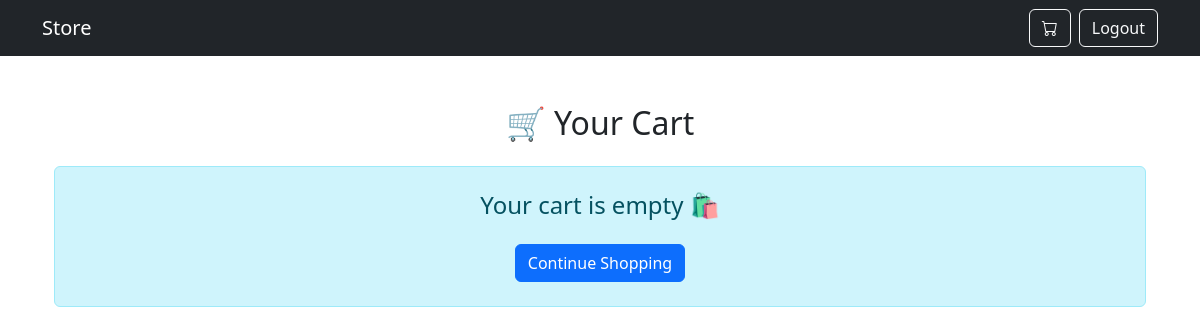
The page /api/cart/ (signed in) on the database as committed earlier.
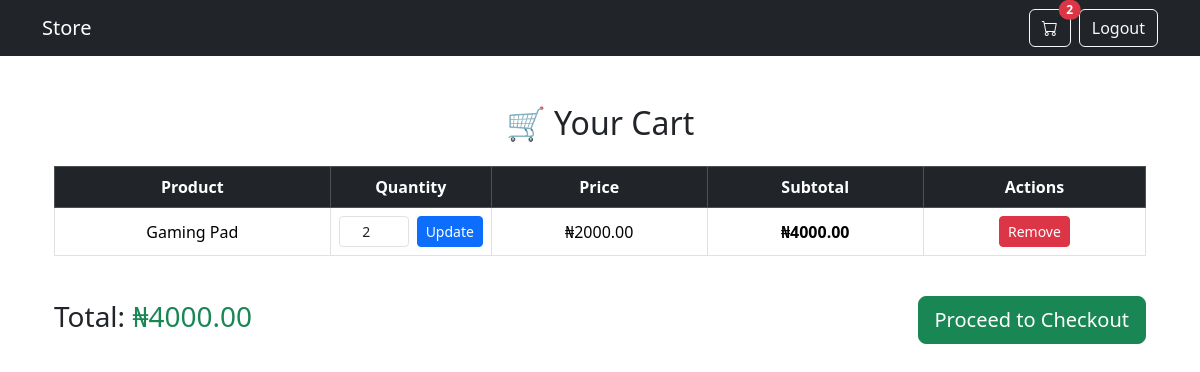
The same page on the database as committed later.
### cart/models.py (models this page shows)
class CartItem(models.Model):
    cart = models.ForeignKey(Cart, on_delete=models.CASCADE, related_name='items')
    product = models.ForeignKey(Product, on_delete=models.CASCADE)
    quantity = models.IntegerField(default=1)
    def subtotal(self):
        return self.product.price * self.quantity

### products/models.py (models this page shows, shortened)
class Product(models.Model):
    name = models.CharField(max_length=255)
    price = models.DecimalField(max_digits=10, decimal_places=2)
    description = models.TextField()
    image = models.ImageField(upload_to='products/')

### cart/views.py (the view)
# urls.py: path("", views.view_cart, name="view_cart"),
@login_required
def view_cart(request):
    cart = get_user_cart(request.user)
    items = cart.items.all() # all cartItems for this cart
    total = cart.total_price()
    return render(request, "cart/cart.html", {"cart": cart, "items": items, "total": total})

### cart/context_processors.py (called while the page is built)
def cart_item_count(request):
    if request.user.is_authenticated:
        cart, created = Cart.objects.get_or_create(user=request.user)
        return {'cart_item_count': sum(item.quantity for item in cart.items.all())}
    return {'cart_item_count': 0}

### cart/models.py (called while the page is built)
    def total_price(self):
        return sum(item.subtotal() for item in self.items.all())

### cart/views.py (called while the page is built)
def get_user_cart(user):
    cart, created = Cart.objects.get_or_create(user=user)
    return cart

### cart/templates/cart/cart.html (shortened to what this page needs)
{% extends 'base.html' %}
{% block content %}
<div class="container my-5">
  <h2 class="mb-4 text-center">🛒 Your Cart</h2>
  {% if items %}
    <div class="table-responsive">
      <table class="table table-bordered table-hover align-middle text-center">
        <thead class="table-dark">
          <tr>
            <th>Product</th>
            <th style="width: 150px;">Quantity</th>
            <th>Price</th>
            <th>Subtotal</th>
            <th>Actions</th>
          </tr>
        </thead>
        <tbody>
          {% for item in items %}
          <tr>
            <td>{{ item.product.name }}</td>
            <td>
              <form method="POST" action="{% url 'update_cart' item.id %}" class="d-flex justify-content-center align-items-center gap-2">
                <input type="number" name="quantity" value="{{ item.quantity }}" min="0" class="form-control form-control-sm text-center" style="width: 70px;">
                <button type="submit" class="btn btn-sm btn-primary">Update</button>
              </form>
            </td>
            <td>₦{{ item.product.price }}</td>
            <td><strong>₦{{ item.subtotal }}</strong></td>
            <td>
              <a href="{% url 'remove_from_cart' item.id %}" class="btn btn-sm btn-danger">Remove</a>
            </td>
          </tr>
          {% endfor %}
        </tbody>
      </table>
    </div>
    <div class="d-flex justify-content-between align-items-center mt-4">
      <h3>Total: <span class="text-success">₦{{ total }}</span></h3>
      <a href="{% url 'payment_process' %}" class="btn btn-lg btn-success">Proceed to Checkout</a>
    </div>
  {% else %}
    <div class="alert alert-info text-center p-4">
      <h4>Your cart is empty 🛍️</h4>
      <a href="{% url 'product_list' %}" class="btn btn-primary mt-3">Continue Shopping</a>
    </div>
  {% endif %}
</div>
{% endblock %}

Rows that differ between the two databases and show on the page:
added CartItem: product.name "Gaming Pad", quantity "2", product.price "2000.00", subtotal "4000.00"
Other text that changed with them:
{{ cart_item_count }}: (not shown) → "2"
{{ total }}: (not shown) → "4000.00"
text no longer shown: "Your cart is empty 🛍️ Continue Shopping"
text now shown: "Product Quantity Price Subtotal Actions Total: ₦ Proceed to Checkout"
